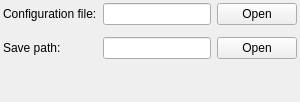
                          <widget class="QWidget" name="splice_page">
                           <layout class="QVBoxLayout" name="verticalLayout_59">
                            <property name="leftMargin">
                             <number>0</number>
                            </property>
                            <property name="topMargin">
                             <number>0</number>
                            </property>
                            <property name="rightMargin">
                             <number>0</number>
                            </property>
                            <property name="bottomMargin">
                             <number>0</number>
                            </property>
                            <item>
                             <widget class="QWidget" name="splice_widget" native="true">
                              <layout class="QVBoxLayout" name="verticalLayout_40">
                               <property name="leftMargin">
                                <number>0</number>
                               </property>
                               <property name="topMargin">
                                <number>0</number>
                               </property>
                               <property name="rightMargin">
                                <number>0</number>
                               </property>
                               <property name="bottomMargin">
                                <number>0</number>
                               </property>
                               <item>
                                <layout class="QGridLayout" name="gridLayout_6">
                                 <property name="leftMargin">
                                  <number>3</number>
                                 </property>
                                 <property name="topMargin">
                                  <number>3</number>
                                 </property>
                                 <property name="rightMargin">
                                  <number>3</number>
                                 </property>
                                 <property name="bottomMargin">
                                  <number>3</number>
                                 </property>
                                 <property name="verticalSpacing">
                                  <number>12</number>
                                 </property>
                                 <item row="0" column="0">
                                  <widget class="QLabel" name="label_23">
                                   <property name="text">
                                    <string>Configuration file:</string>
                                   </property>
                                  </widget>
                                 </item>
                                 <item row="0" column="2">
                                  <widget class="QPushButton" name="splice_cfg_Button">
                                   <property name="text">
                                    <string>Open</string>
                                   </property>
                                  </widget>
                                 </item>
                                 <item row="0" column="1">
                                  <widget class="QLineEdit" name="splice_cfg_lineEdit"/>
                                 </item>
                                 <item row="1" column="0">
                                  <widget class="QLabel" name="label_24">
                                   <property name="text">
                                    <string>Save path:</string>
                                   </property>
                                  </widget>
                                 </item>
                                 <item row="1" column="2">
                                  <widget class="QPushButton" name="splice_save_Button">
                                   <property name="text">
                                    <string>Open</string>
                                   </property>
                                  </widget>
                                 </item>
                                 <item row="1" column="1">
                                  <widget class="QLineEdit" name="splice_save_lineEdit"/>
                                 </item>
                                </layout>
                               </item>
                              </layout>
                             </widget>
                            </item>
                            <item>
                             <spacer name="verticalSpacer_2">
                              <property name="orientation">
                               <enum>Qt::Vertical</enum>
                              </property>
                              <property name="sizeHint" stdset="0">
                               <size>
                                <width>20</width>
                                <height>40</height>
                               </size>
                              </property>
                             </spacer>
                            </item>
                           </layout>
                          </widget>
